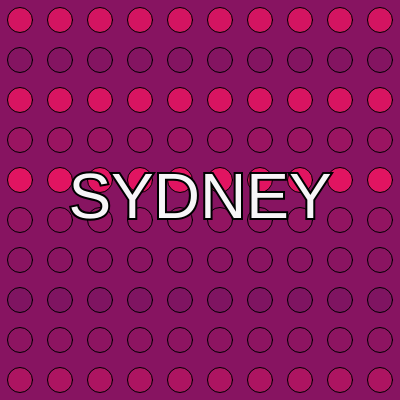
Frame 1 (no input)
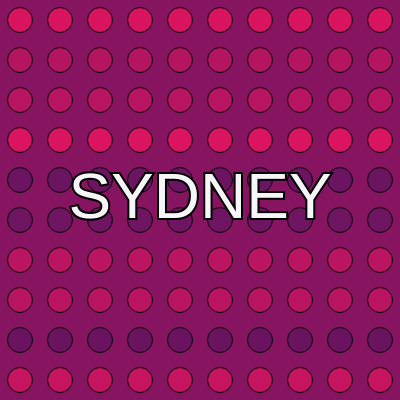
Frame 60 (no input)
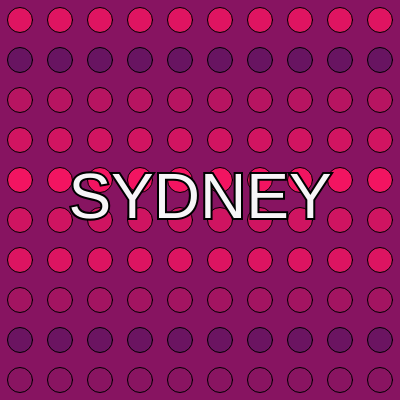
Frame 120 (the mouse pressed at the canvas centre since frame 60)

The p5.js sketch that drew these frames (run headless with seeded random() and noise() and a simulated clock; from frame 60 on, the mouse is pressed at the canvas centre):

// p5.js sketch
// ── sketch.js
let CircleSize, space, circlePositions, rows, cpr;

function setup() {
  createCanvas(400, 400);
  CircleSize = 25;
  space = width / 10; // space between circles
  rows = 10; // number of rows
  cpr = 10; // number of circles per row
  
  // begin array for circle positions
  circlePositions = [];
  
  // populate the array with circle positions
  for (let i = 0; i < rows; i++) {
    let rowPositions = [];
    for (let j = 0; j < cpr; j++) {
      rowPositions.push({ x: j * space + space / 2, y: i * space + space / 2 });
    }
    circlePositions.push(rowPositions);
  }
}

function draw() {
  background(135, 20, 97);
  
  // loop through the circle positions and draw circles
  for (let i = 0; i < circlePositions.length; i++) {
    let randomShade = random(100, 255);
    stroke(0);
    strokeWeight(1);
    fill(randomShade, 20, 97);
    
    for (let j = 0; j < circlePositions[i].length; j++) {
      let pos = circlePositions[i][j];
      circle(pos.x, pos.y, CircleSize);
    }
  }
  
  // display my name :D
  textAlign(CENTER, CENTER);
  textSize(64);
  stroke(0);
  strokeWeight(4);
  fill(246, 245, 247);
  text("SYDNEY", width / 2, height / 2);
}
